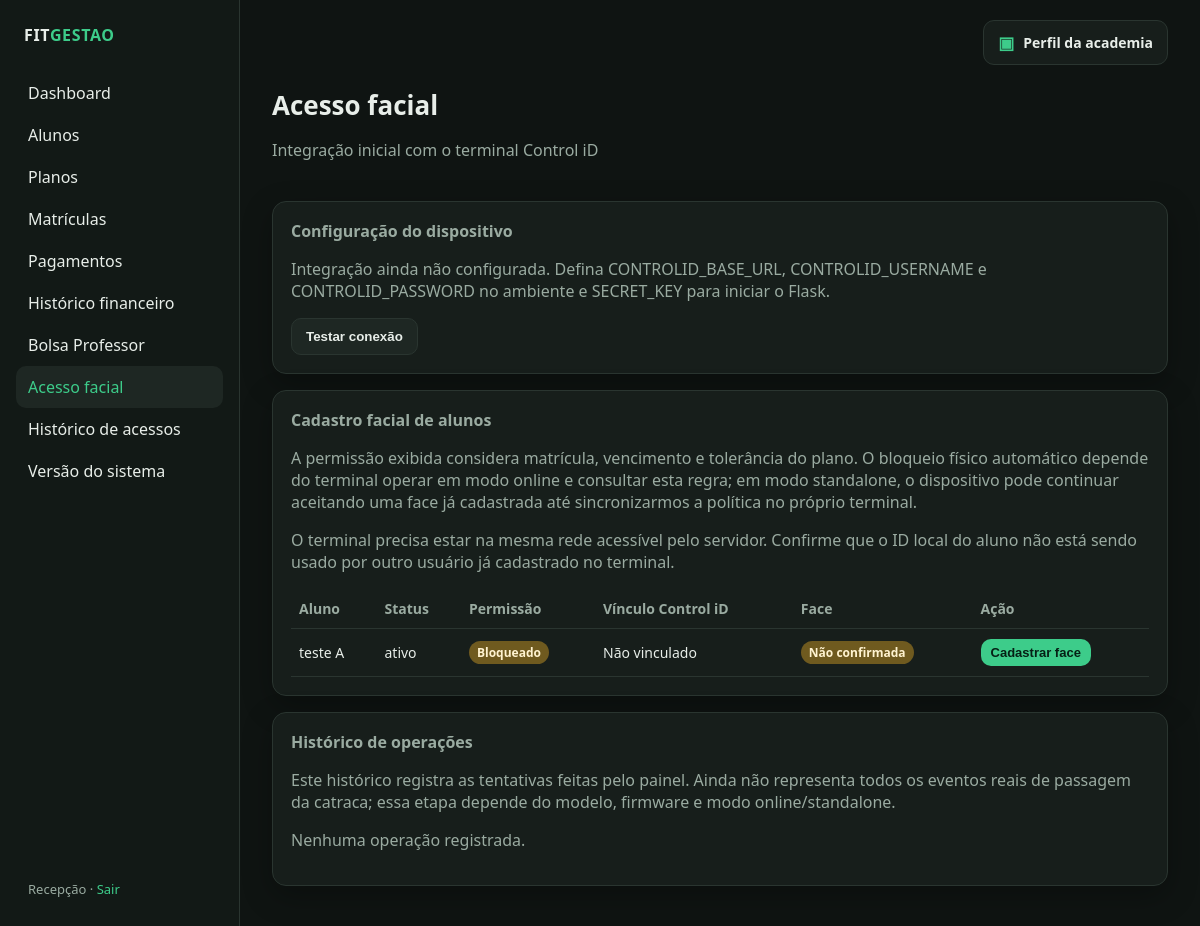
Screenshot of /acesso-facial/ (signed in) with the database file from the repository.
### app/models.py (models this page shows)
class User(UserMixin, db.Model):
    id = db.Column(db.Integer, primary_key=True)
    username = db.Column(db.String(80), unique=True, nullable=False)
    name = db.Column(db.String(120), nullable=False)
    password_hash = db.Column(db.String(255), nullable=False)
    payments = db.relationship("Payment", backref="registered_by", lazy=True)

class Student(db.Model):
    id = db.Column(db.Integer, primary_key=True)
    name = db.Column(db.String(120), nullable=False)
    document = db.Column(db.String(20), unique=True, nullable=False)
    phone = db.Column(db.String(30), nullable=True)
    email = db.Column(db.String(120), nullable=True)
    birth_date = db.Column(db.Date, nullable=True)
    status = db.Column(db.String(20), nullable=False, default="ativo")
    is_instructor = db.Column(db.Boolean, nullable=False, default=False)
    controlid_user_id = db.Column(db.Integer, unique=True, nullable=True)
    face_registered = db.Column(db.Boolean, nullable=False, default=False)
    created_at = db.Column(db.DateTime, server_default=db.func.now())
    enrollments = db.relationship(
        "Enrollment", backref="student", lazy=True, order_by="Enrollment.start_date.desc()"
    )

### app/routes/facial_access.py (the view)
@bp.route("/")
@login_required
def index():
    students = Student.query.order_by(Student.name).all()
    logs = AccessLog.query.order_by(AccessLog.created_at.desc()).limit(50).all()
    configured = bool(current_app.config.get("CONTROLID_BASE_URL") and
                      current_app.config.get("CONTROLID_USERNAME") and
                      current_app.config.get("CONTROLID_PASSWORD"))
    access_states = {student.id: access_decision(student) for student in students}
    return render_template("facial_access/index.html", students=students, logs=logs,
                           configured=configured, access_states=access_states)

### app/services.py (called while the page is built)
def has_valid_scholarship(student):
    if not student or student.status != "ativo":
        return False
    today = date.today()
    scholarship = ProfessorScholarship.query.filter(
        ProfessorScholarship.status == "ativa",
        ProfessorScholarship.start_date <= today,
        ((ProfessorScholarship.end_date.is_(None)) |
         (ProfessorScholarship.end_date >= today)),
        ((ProfessorScholarship.instructor_id == student.id) |
         (ProfessorScholarship.family_id == student.id)),
    ).first()
    return bool(scholarship and scholarship.instructor.status == "ativo")

def access_decision(student):
    today = date.today()
    if student.status != "ativo":
        return False, "Aluno inativo"
    if has_valid_scholarship(student):
        return True, "Acesso liberado: Bolsa Professor integral válida"
    enrollments = Enrollment.query.filter_by(student_id=student.id).all()
    current = [e for e in enrollments if e.status == "ativa" and e.start_date <= today <= e.end_date]
    if not current:
        return False, "Sem matrícula vigente"
    if any(e.is_delinquent for e in current):
        return False, "Pagamento vencido além do prazo de tolerância"
    return True, "Acesso liberado: matrícula vigente e financeiro em dia"

### app/templates/facial_access/index.html (shortened to what this page needs)
{% extends "base.html" %}
{% block content %}
<div class="topbar"><div><h1>Acesso facial</h1><p class="muted">Integração inicial com o terminal Control iD</p></div></div>
<div class="card">
  <h2>Configuração do dispositivo</h2>
  {% if configured %}
    <p class="muted">As variáveis de configuração foram encontradas. Teste a conexão antes de iniciar qualquer cadastro.</p>
  {% else %}
    <p class="muted">Integração ainda não configurada. Defina CONTROLID_BASE_URL, CONTROLID_USERNAME e CONTROLID_PASSWORD no ambiente e SECRET_KEY para iniciar o Flask.</p>
  {% endif %}
  <form method="post" action="{{ url_for('facial_access.test_connection') }}">
    <button class="btn secondary" type="submit" {% if not configured %}disabled{% endif %}>Testar conexão</button>
  </form>
</div>
<div class="card" style="margin-top:16px">
  <h2>Cadastro facial de alunos</h2>
  <p class="muted">A permissão exibida considera matrícula, vencimento e tolerância do plano. O bloqueio físico automático depende do terminal operar em modo online e consultar esta regra; em modo standalone, o dispositivo pode continuar aceitando uma face já cadastrada até sincronizarmos a política no próprio terminal.</p>
  <p class="muted">O terminal precisa estar na mesma rede acessível pelo servidor. Confirme que o ID local do aluno não está sendo usado por outro usuário já cadastrado no terminal.</p>
  {% if students %}
  <table><thead><tr><th>Aluno</th><th>Status</th><th>Permissão</th><th>Vínculo Control iD</th><th>Face</th><th>Ação</th></tr></thead><tbody>
  {% for s in students %}<tr>
    <td>{{ s.name }}</td><td>{{ s.status }}</td>
    <td>{% if access_states[s.id][0] %}<span class="badge pago">Liberado</span>{% else %}<span class="badge pendente" title="{{ access_states[s.id][1] }}">Bloqueado</span>{% endif %}</td>
    <td>{{ s.controlid_user_id or 'Não vinculado' }}</td>
    <td>{% if s.face_registered %}<span class="badge pago">Confirmada</span>{% else %}<span class="badge pendente">Não confirmada</span>{% endif %}</td>
    <td><form method="post" action="{{ url_for('facial_access.enroll', student_id=s.id) }}" onsubmit="return confirm('Iniciar cadastro facial no terminal Control iD para {{ s.name|e }}?')">
      <input type="hidden" name="csrf_token" value="{{ csrf_token() }}"><button class="btn small" type="submit" {% if not configured %}disabled{% endif %}>Cadastrar face</button>
    </form></td>
  </tr>{% endfor %}
  </tbody></table>
  {% else %}<p class="muted">Cadastre um aluno antes de iniciar o cadastro facial.</p>{% endif %}
</div>
<div class="card" style="margin-top:16px">
  <h2>Histórico de operações</h2>
  <p class="muted">Este histórico registra as tentativas feitas pelo painel. Ainda não representa todos os eventos reais de passagem da catraca; essa etapa depende do modelo, firmware e modo online/standalone.</p>
  {% if logs %}<table><thead><tr><th>Data</th><th>Aluno</th><th>Resultado</th><th>Detalhe</th><th>Origem</th></tr></thead><tbody>
  {% for log in logs %}<tr><td>{{ log.created_at.strftime('%d/%m/%Y %H:%M') if log.created_at else '—' }}</td><td>{{ log.student_name or '—' }}</td><td>{{ log.result }}</td><td>{{ log.reason }}</td><td>{{ log.source }}</td></tr>{% endfor %}
  </tbody></table>{% else %}<p class="muted">Nenhuma operação registrada.</p>{% endif %}
</div>
{% endblock %}

### app/templates/base.html (shortened to what this page needs)
<!doctype html>
<html lang="pt-BR">
<head>
  <link rel="stylesheet" href="{{ url_for('static', filename='css/style.css') }}">
</head>
<body>
<div class="layout">
  <aside class="sidebar">
    <p class="brand">FIT<span>GESTAO</span></p>
    <nav class="nav">
      <a href="{{ url_for('dashboard.index') }}" class="{{ 'active' if request.endpoint == 'dashboard.index' }}">Dashboard</a>
      <a href="{{ url_for('students.list_students') }}" class="{{ 'active' if request.endpoint and request.endpoint.startswith('students.') }}">Alunos</a>
      <a href="{{ url_for('plans.list_plans') }}" class="{{ 'active' if request.endpoint and request.endpoint.startswith('plans.') }}">Planos</a>
      <a href="{{ url_for('enrollments.list_enrollments') }}" class="{{ 'active' if request.endpoint and request.endpoint.startswith('enrollments.') }}">Matrículas</a>
      <a href="{{ url_for('payments.list_payments') }}" class="{{ 'active' if request.endpoint and request.endpoint.startswith('payments.') }}">Pagamentos</a>
      <a href="{{ url_for('payments.history') }}" class="{{ 'active' if request.endpoint == 'payments.history' }}">Histórico financeiro</a>
      <a href="{{ url_for('scholarships.index') }}" class="{{ 'active' if request.endpoint and request.endpoint.startswith('scholarships.') }}">Bolsa Professor</a>
      <a href="{{ url_for('facial_access.index') }}" class="{{ 'active' if request.endpoint == 'facial_access.index' }}">Acesso facial</a>
      <a href="{{ url_for('facial_access.history') }}" class="{{ 'active' if request.endpoint == 'facial_access.history' }}">Histórico de acessos</a>
      <a href="{{ url_for('system.version') }}" class="{{ 'active' if request.endpoint == 'system.version' }}">Versão do sistema</a>
    </nav>
    <div class="user">
      {{ current_user.name }} · <a href="{{ url_for('auth.logout') }}">Sair</a>
    </div>
  </aside>
  <main class="main">
    <div class="main-top-actions">
      <a class="academy-profile-link {{ 'active' if request.endpoint and request.endpoint.startswith('academy.') }}"
         href="{{ url_for('academy.profile') }}">
        <span class="academy-profile-icon">▣</span>
        <span>Perfil da academia</span>
      </a>
    </div>
    {% block content %}{% endblock %}
  </main>
</div>
</body>
</html>

### app/static/css/style.css (style rules this page uses)
:root { --bg: #0f1412; --panel: #171e1b; --panel-2: #1e2723; --line: #2a3530; --text: #e8eee9; --muted: #9aaba1; --accent: #3dcc8a; --accent-dim: #1f6f4d; --danger: #e05a5a; --warn: #e0b45a; --info: #5aa8e0; --radius: 14px; --shadow: 0 10px 30px rgba(0, 0, 0, 0.28); font-family: "Segoe UI", system-ui, sans-serif; }
* { box-sizing: border-box; }
html, body { margin: 0; min-height: 100%; background: var(--bg); color: var(--text); }
a { color: var(--accent); text-decoration: none; }
.layout { display: grid; grid-template-columns: 240px 1fr; min-height: 100vh; }
.sidebar { background: #121916; border-right: 1px solid var(--line); padding: 24px 16px; display: flex; flex-direction: column; gap: 8px; }
.brand { font-weight: 700; letter-spacing: 0.04em; margin: 0 8px 18px; }
.brand span { color: var(--accent); }
.nav a { display: block; color: var(--text); padding: 10px 12px; border-radius: 10px; text-decoration: none; }
.nav a:hover, .nav a.active { background: var(--panel-2); color: var(--accent); }
.sidebar .user { margin-top: auto; color: var(--muted); font-size: 13px; padding: 12px; }
.main { padding: 28px 32px 48px; }
.topbar { display: flex; justify-content: space-between; align-items: center; gap: 16px; margin-bottom: 24px; }
h1 { margin: 0; font-size: 26px; }
.muted { color: var(--muted); }
.card { background: var(--panel); border: 1px solid var(--line); border-radius: var(--radius); padding: 18px; box-shadow: var(--shadow); }
.card h2 { margin: 0 0 12px; font-size: 16px; color: var(--muted); font-weight: 600; }
.btn { display: inline-flex; align-items: center; justify-content: center; background: var(--accent); color: #062015; font-weight: 700; border: 0; border-radius: 10px; padding: 10px 14px; cursor: pointer; text-decoration: none; }
.btn.secondary { background: var(--panel-2); color: var(--text); border: 1px solid var(--line); }
.btn.small { padding: 6px 10px; font-size: 13px; }
table { width: 100%; border-collapse: collapse; }
th, td { text-align: left; padding: 10px 8px; border-bottom: 1px solid var(--line); font-size: 14px; }
th { color: var(--muted); font-weight: 600; }
.badge { display: inline-block; padding: 3px 8px; border-radius: 999px; font-size: 12px; font-weight: 700; }
.badge.vencida, .badge.pendente { background: #6f5a1f; color: #fff3d0; }
.main-top-actions { display: flex; justify-content: flex-end; margin: -8px 0 22px; }
.academy-profile-link { display: inline-flex; align-items: center; gap: 9px; padding: 10px 14px; border: 1px solid var(--line); border-radius: 11px; background: var(--panel); color: var(--text); font-size: 14px; font-weight: 600; text-decoration: none; }
.academy-profile-icon { color: var(--accent); font-size: 17px; }

### rows the page displays
User: name "Recepção"
Student: name "teste A", status "ativo", controlid_user_id "Não vinculado", face_registered "Não confirmada"
